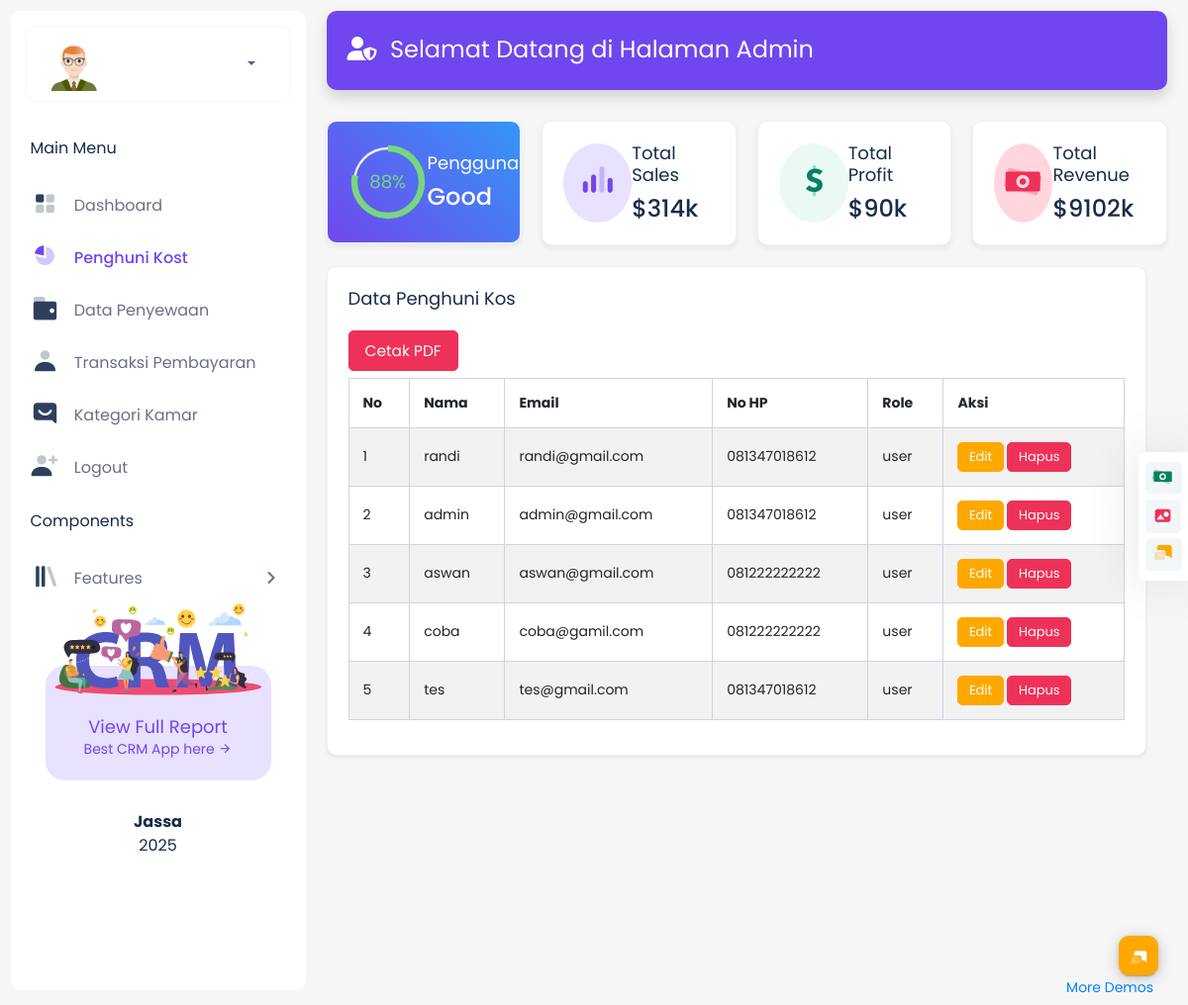
Page /dataUser.php on the earlier database version.
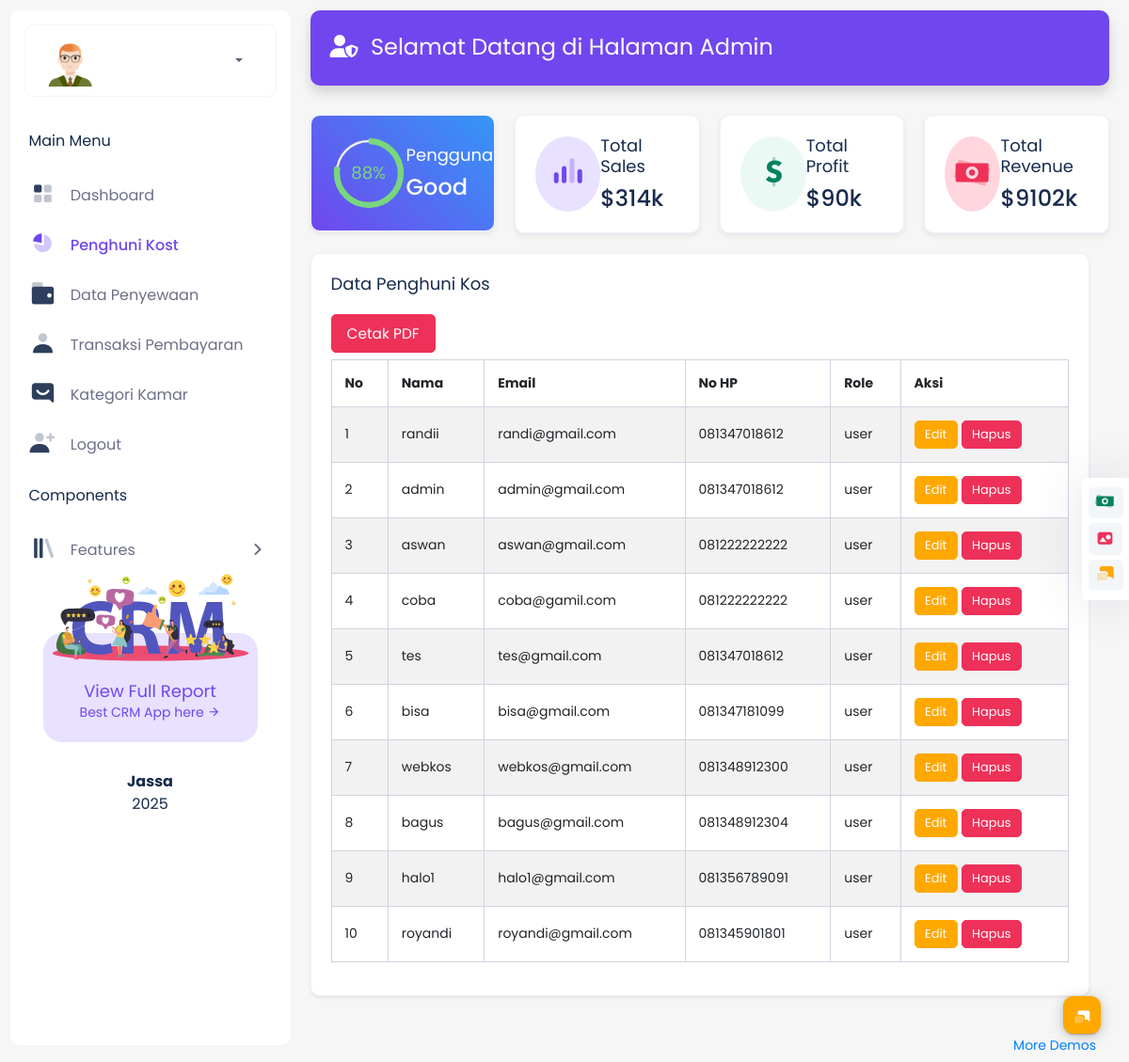
Same page on the later database version.
### tables this page shows
CREATE TABLE `pengguna_222271` (
  `id_222271` int(11) NOT NULL,
  `nama_222271` varchar(100) NOT NULL,
  `email_222271` varchar(100) NOT NULL,
  `username_222271` varchar(255) NOT NULL,
  `nomorTelepon_222271` varchar(15) NOT NULL,
  `foto_222271` varchar(255) DEFAULT NULL,
  `role_222271` enum('user','admin') DEFAULT 'user',
  `password_222271` varchar(255) DEFAULT NULL,
  `last_updated` timestamp NULL DEFAULT NULL
);

### config/fungsi.php (called while the page is built, shortened)
<?php
$db = mysqli_connect('localhost', 'root', '', '222271_royandi');
function query($query)
{
    global $db;
    $result = mysqli_query($db, $query);
    $rows = [];
    while ($row = mysqli_fetch_assoc($result)) {
        $rows[] = $row;
    }
    return $rows;
}

### dataUser.php (the view, shortened to what the rows shown need)
<?php
require 'config/fungsi.php';
$rows = query("SELECT * FROM pengguna_222271 WHERE role_222271 = 'user'");
$totalPenghuniQuery = query("SELECT COUNT(*) AS total FROM pengguna_222271");
?>
<!DOCTYPE html>
<html lang="en">
<head>
    <link rel="stylesheet" href="admin/css/vendors_css.css">
    <link rel="stylesheet" href="admin/css/style.css">
    <link rel="stylesheet" href="admin/css/skin_color.css">
    <link href="https://cdnjs.cloudflare.com/ajax/libs/font-awesome/6.5.2/css/all.min.css" rel="stylesheet">
</head>
<body class="hold-transition light-skin sidebar-mini theme-primary fixed">
    <div class="wrapper">
        <div class="content-wrapper">
            <div class="container-full">
                <section class="content">
                    <div class="row">
                        <div class="row">
                            <div class="col-lg-12">
                                <div class="card shadow-sm">
                                    <div class="card-body">
                                        <div class="active-member">
                                            <div class="table-responsive">
                                                <table class="table table-striped table-bordered table-hover">
                                                    <thead>
                                                        <tr>
                                                            <th>No</th>
                                                            <th>Nama</th>
                                                            <th>Email</th>
                                                            <th>No HP</th>
                                                            <th>Role</th>
                                                            <th>Aksi</th>
                                                        </tr>
                                                    </thead>
                                                    <tbody>
                                                        <?php if (!empty($rows)): ?>
                                                            <?php $no = 1; ?>
                                                            <?php foreach ($rows as $row): ?>
                                                                <tr>
                                                                    <td><?php echo $no++; ?></td>
                                                                    <td><?php echo htmlspecialchars($row['nama_222271'] ?? ''); ?></td>
                                                                    <td><?php echo htmlspecialchars($row['email_222271'] ?? ''); ?></td>
                                                                    <td><?php echo htmlspecialchars($row['nomorTelepon_222271'] ?? ''); ?></td>
                                                                    <td><?php echo htmlspecialchars($row['role_222271'] ?? ''); ?></td>
                                                                    <td>
                                                                        <a href="edit4.php?id=<?php echo urlencode($row['id_222271'] ?? ''); ?>" class="btn btn-warning btn-sm">Edit</a>
                                                                        <a href="delete.php?id=<?php echo urlencode($row['id_222271'] ?? ''); ?>"
                                                                            class="btn btn-danger btn-sm"
                                                                            onclick="return confirm('Apakah Anda yakin ingin menghapus data ini?')">Hapus</a>
                                                                    </td>
                                                                </tr>
                                                            <?php endforeach; ?>
                                                        <?php else: ?>
                                                            <tr>
                                                                <td colspan="6" class="text-center">Tidak ada data</td>
                                                            </tr>
                                                        <?php endif; ?>
                                                    </tbody>
                                                </table>
                                            </div>
                                        </div>
                                    </div>
                                </div>
                            </div>
                        </div>
                    </div>
                </section>
            </div>
        </div>
    </div>
</body>
</html>

Differences in the rows shown:
changed pengguna_222271 "randi@gmail.com": nama_222271 "randi" → "randii"
added pengguna_222271: nama_222271 "bisa", email_222271 "bisa@gmail.com", nomorTelepon_222271 "081347181099", role_222271 "user"
added pengguna_222271: nama_222271 "webkos", email_222271 "webkos@gmail.com", nomorTelepon_222271 "081348912300", role_222271 "user"
added pengguna_222271: nama_222271 "bagus", email_222271 "bagus@gmail.com", nomorTelepon_222271 "081348912304", role_222271 "user"
added pengguna_222271: nama_222271 "halo1", email_222271 "halo1@gmail.com", nomorTelepon_222271 "081356789091", role_222271 "user"
added pengguna_222271: nama_222271 "royandi", email_222271 "royandi@gmail.com", nomorTelepon_222271 "081345901801", role_222271 "user"
